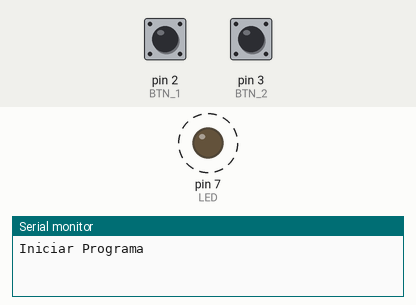
Simulated run of this sketch. Board: Arduino Uno, built with avr-gcc and run on an emulated ATmega328P. Shown: output pins drawn as LEDs (lit = HIGH), the last lines printed to the serial monitor. Dashed ring = blinking. The inputs (shaded band) are chosen by the test bench; at power-on: pin 2 (BTN_1) LOW, pin 3 (BTN_2) LOW.

Above: at 2.8 s.
2.9 s: pin 2 (BTN_1) pulled HIGH for 1.2 s
At 3.12 s:
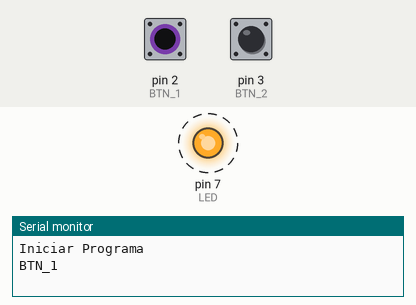
6.4 s: pin 3 (BTN_2) pulled HIGH for 1.2 s
At 7.3 s:
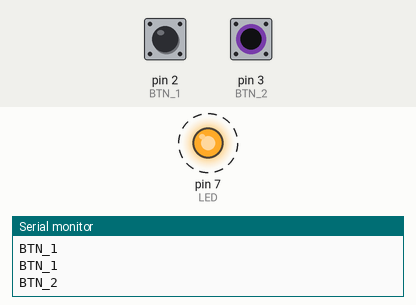
Timing chart, 0 to 15.9 s (numbered marks = the images above; inputs shaded):
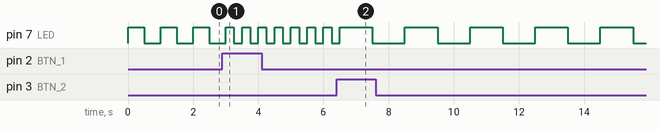

The sketch:

04b_Usando_Botao.ino
```cpp
/*
    LED pisca em intensidade diferente pressionando o botão 1 ou botão 2.
    * botão 1 => BNT_1 = 0,1s
    * botão 2 => BNT_2 = 1s
*/

// #define => Constante
#define LED	7 // definir pino "7" Arduino (apelidar de LED)
#define BTN_1 2 // definir pino "2" Arduino (apelidar de BTN_1)
#define BTN_2 3 // definir pino "3" Arduino (apelidar de BTN_2)
int velocidade = 500; // variável

// ler um vez
void setup() {
    pinMode(BTN_1, INPUT); // pino(porta, entrada)
    pinMode(BTN_2, INPUT); // pino(porta, entrada)
  	pinMode(LED, OUTPUT); // pino(porta, saída)

  	Serial.begin(9600); // taxa de transmissão de dados "9600 bits por segundo (bps)"
  	Serial.println("Iniciar Programa"); // print no monitor serial
}

// loop infinito
void loop() {
    // LED pisca em 0,1s (mudança de estado do botão quando pressionado)
  if ( digitalRead(BTN_1) == 1 ) {
    velocidade = 250;
    Serial.println("BTN_1");
  }

    // LED pisca em 1s (mudança de estado do botão quando pressionado)
  if ( digitalRead(BTN_2) == 1 ) {
   	velocidade = 1000;
    Serial.println("BTN_2");
  }

  // velocidade muda conforme botão pressionado e permanece até outra mudança
  digitalWrite(LED, HIGH); // ACENDER
  delay(velocidade); // tempo de espera

  digitalWrite(LED, LOW); // APAGAR
  delay(velocidade); // tempo de espera
}
```

TESTE01.cpp
```cpp
#include <Arduino.h>
```

TESTE02.cpp
```cpp
#include <Arduino.h> 
```

TESTE03.cpp
```cpp
#include <Arduino.h>
```

Measured:
- after the input at 2.9 s, pin 7 (LED): alternates HIGH for 0.25 s and LOW for 0.25 s, starting after 0.35 s
- after the input at 6.4 s, pin 7 (LED): alternates HIGH for 1.0 s and LOW for 1.0 s, starting after 1.1 s
- by itself, pin 7 (LED): alternates HIGH for 0.50 s and LOW for 0.50 s
